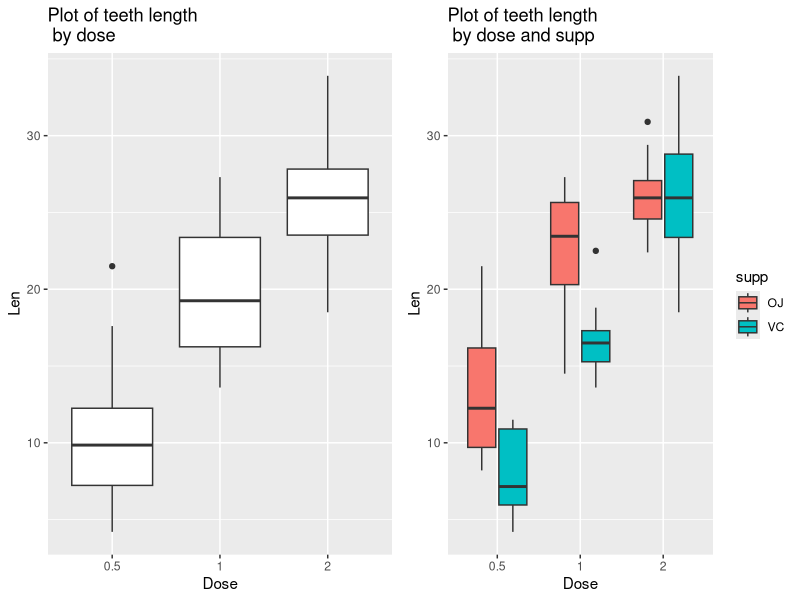

Write the R code that produced this figure.
## ---- chunk 1
knitr::opts_chunk$set(echo = TRUE)
library(dplyr)
library(ggplot2)
library(cowplot)
set.seed(1)
## ---- chunk 2

ToothGrowth$dose_factor <- as.factor(ToothGrowth$dose)

p_all <- ggplot(ToothGrowth, aes(x=dose_factor, y=len)) + 
    geom_boxplot() +
    ggtitle("Plot of teeth length \n by dose") +
    xlab("Dose") + ylab("Len")

p_by_supp <- ggplot(ToothGrowth, aes(x=dose_factor, y=len, fill=supp))+     geom_boxplot() +
    ggtitle("Plot of teeth length \n by dose and supp") +
    xlab("Dose") + ylab("Len")

plot_grid(p_all, p_by_supp, 
          ncol = 2, nrow = 1)

## ---- chunk 3
ToothGrowth %>% group_by(supp,dose) %>%  
    summarize(mean=mean(len), sd=sd(len))
## ---- chunk 4

dose0.5 <- ToothGrowth %>% filter(dose==0.5) %>% select(len)
dose2.0 <- ToothGrowth %>% filter(dose==2) %>% select(len)

t.test(dose2.0,dose0.5,paired=FALSE)

OJ.low.dose <- ToothGrowth %>% filter(supp=="OJ",dose<2) %>% select(len)
VC.low.dose <- ToothGrowth %>% filter(supp=="VC",dose<2) %>% select(len)

t.test(OJ.low.dose,VC.low.dose,paired=FALSE)

OJ.high.dose <- ToothGrowth %>% filter(supp=="OJ",dose==2) %>% select(len)
VC.high.dose <- ToothGrowth %>% filter(supp=="VC",dose==2) %>% select(len)

t.test(OJ.high.dose,VC.high.dose,paired=FALSE)
